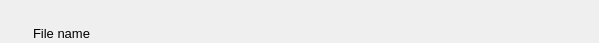
    <widget class="PyDMFrame" name="composite_5">
      <property name="geometry">
        <rect>
          <x>457</x>
          <y>98</y>
          <width>599</width>
          <height>43</height>
        </rect>
      </property>
      <widget class="QLabel" name="text_5">
        <property name="geometry">
          <rect>
            <x>0</x>
            <y>23</y>
            <width>90</width>
            <height>20</height>
          </rect>
        </property>
        <property name="text">
          <string>File name</string>
        </property>
        <property name="font" stdset="0">
          <font>
            <pointsize>10</pointsize>
          </font>
        </property>
        <property name="brush" stdset="0">
          <brush brushstyle="SolidPattern">
            <color alpha="255">
              <red>0</red>
              <green>0</green>
              <blue>0</blue>
            </color>
          </brush>
        </property>
        <property name="toolTip">
          <string>text_5</string>
        </property>
        <property name="alignment">
          <set>Qt::AlignRight|Qt::AlignTrailing|Qt::AlignVCenter</set>
        </property>
        <property name="styleSheet">
          <string notr="true">QLabel#text_5 {
  color: rgb(0, 0, 0);
  }</string>
        </property>
      </widget>
      <widget class="PyDMFrame" name="composite_6">
        <property name="geometry">
          <rect>
            <x>99</x>
            <y>0</y>
            <width>500</width>
            <height>43</height>
          </rect>
        </property>
        <widget class="PyDMLineEdit" name="text_entry_2">
          <property name="geometry">
            <rect>
              <x>457</x>
              <y>121</y>
              <width>500</width>
              <height>20</height>
            </rect>
          </property>
          <property name="channel" stdset="0">
            <string>ca://${prefix}FileName</string>
          </property>
          <property name="toolTip">
            <string>${prefix}FileName</string>
          </property>
          <property name="displayFormat" stdset="0">
            <enum>PyDMLineEdit::String</enum>
          </property>
          <property name="font" stdset="0">
            <font>
              <pointsize>10</pointsize>
            </font>
          </property>
          <property name="styleSheet">
            <string notr="true">PyDMLineEdit#text_entry_2 {
  color: rgb(0, 0, 0);
  background-color: rgb(115, 223, 255);
  border: 1px solid black;
  margin: 0px;
  padding: 0px;
  spacing: 0px;
  }</string>
          </property>
        </widget>
        <widget class="PyDMLabel" name="text_update_4">
          <property name="geometry">
            <rect>
              <x>457</x>
              <y>98</y>
              <width>500</width>
              <height>18</height>
            </rect>
          </property>
          <property name="toolTip">
            <string>PV: ${prefix}FileName_RBV</string>
          </property>
          <property name="channel" stdset="0">
            <string>ca://${prefix}FileName_RBV</string>
          </property>
          <property name="displayFormat" stdset="0">
            <enum>PyDMLabel::String</enum>
          </property>
          <property name="font" stdset="0">
            <font>
              <pointsize>10</pointsize>
            </font>
          </property>
          <property name="alignment">
            <set>Qt::AlignLeading|Qt::AlignLeft|Qt::AlignVCenter</set>
          </property>
          <property name="textInteractionFlags">
            <set>Qt::TextSelectableByKeyboard|Qt::TextSelectableByMouse</set>
          </property>
          <property name="styleSheet">
            <string notr="true">PyDMLabel#text_update_4 {
  color: rgb(10, 0, 184);
  background-color: rgb(187, 187, 187);
  }</string>
          </property>
        </widget>
      </widget>
    </widget>
